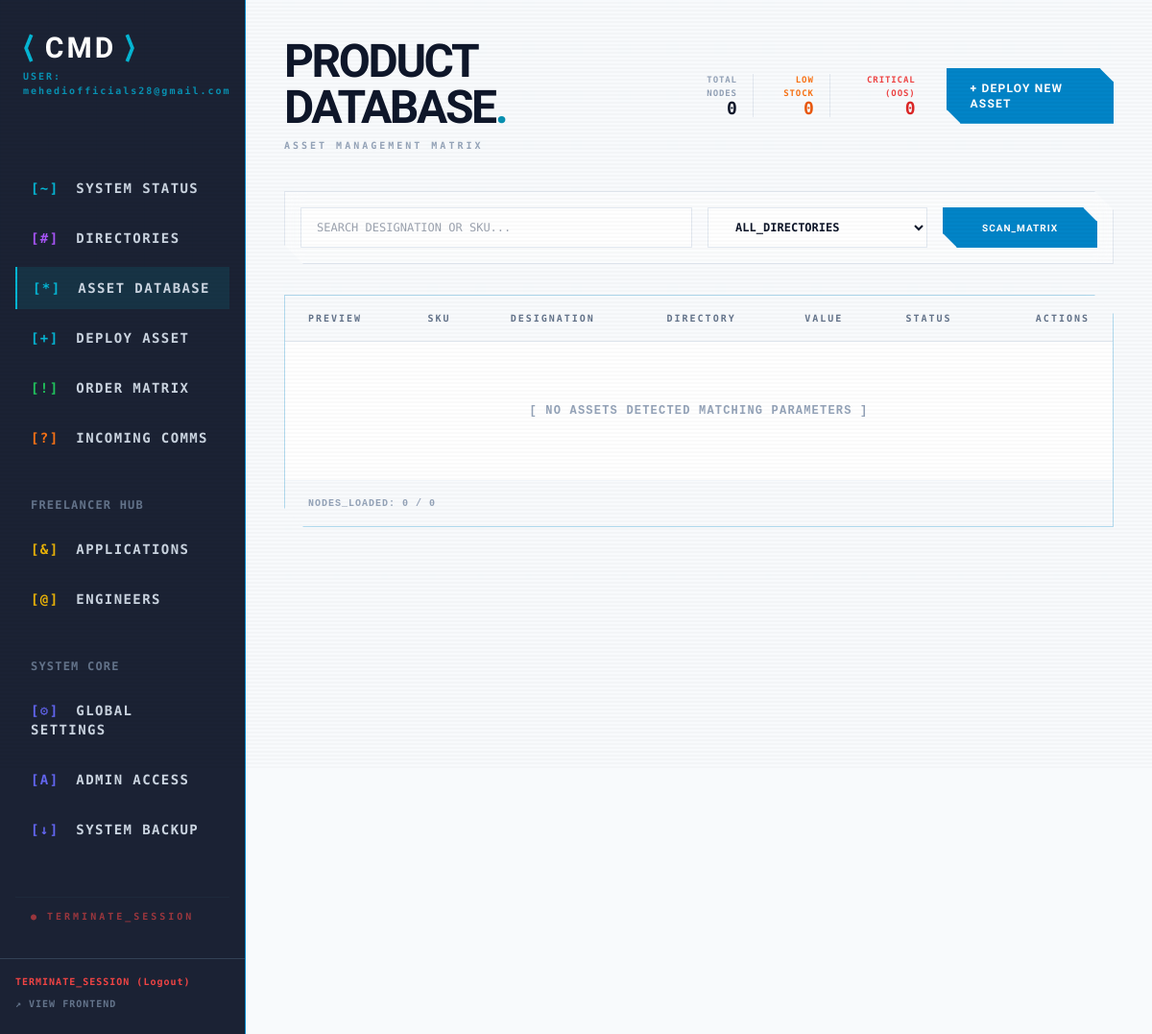
Page /admin/index.php?page=products (signed in) on the earlier database version.
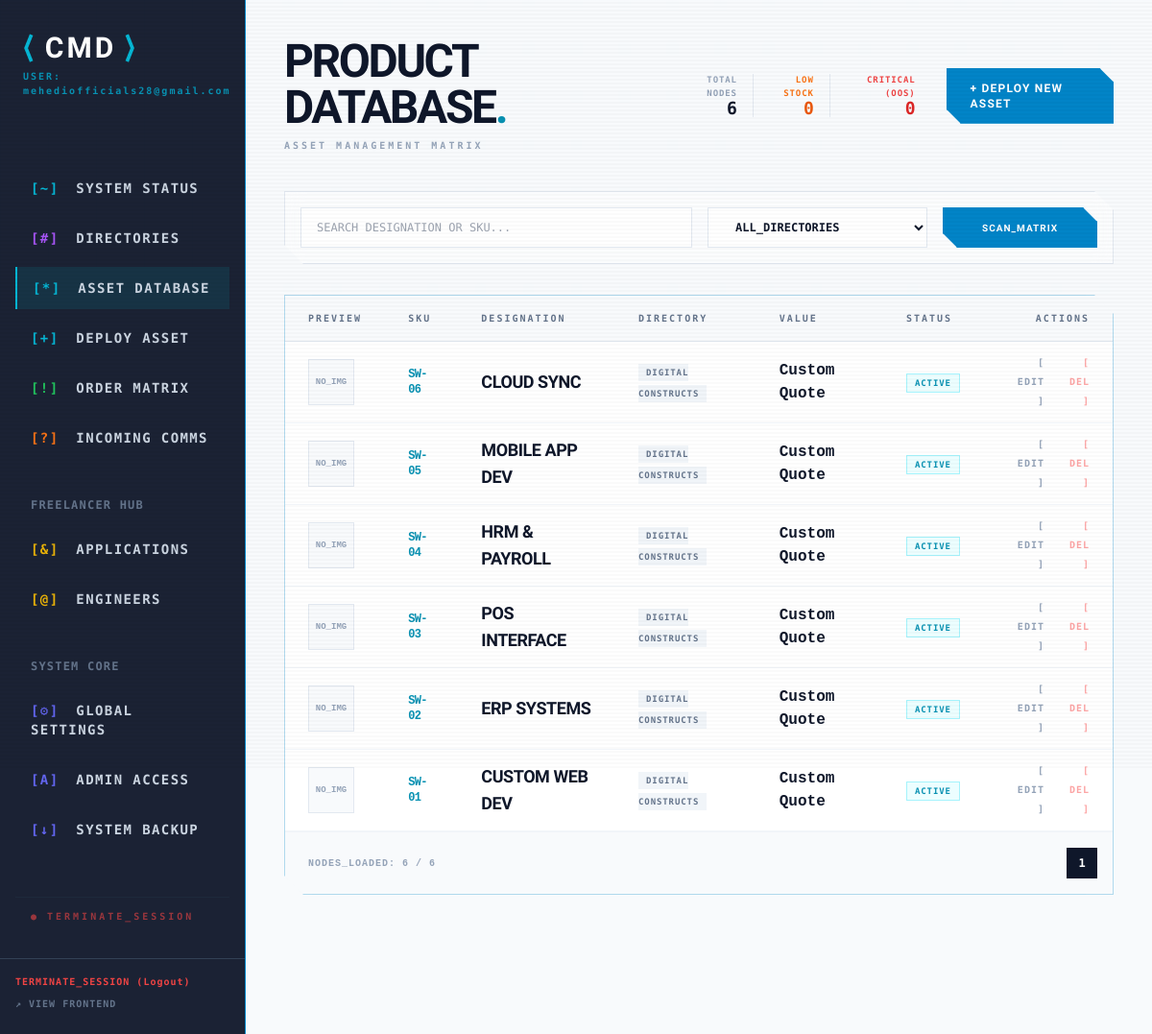
Same page on the later database version.
### tables this page shows
CREATE TABLE `products` (
  `id` int NOT NULL AUTO_INCREMENT,
  `category_id` int NOT NULL,
  `sku` varchar(50) NOT NULL,
  `name` varchar(100) NOT NULL,
  `slug` varchar(100) NOT NULL,
  `short_description` varchar(255) DEFAULT NULL,
  `list_description` json DEFAULT NULL,
  `full_description` text,
  `price_numeric` decimal(10,2) DEFAULT '0.00',
  `price_display` varchar(50) DEFAULT NULL,
  `icon` varchar(50) DEFAULT NULL,
  `image` varchar(255) DEFAULT NULL,
  `meta_title` varchar(150) DEFAULT NULL,
  `meta_description` text,
  `status` enum('Active','Maintenance','In Stock','Low Stock','Out of Stock','Hidden') DEFAULT 'Active',
  `created_at` timestamp NULL DEFAULT CURRENT_TIMESTAMP,
  `updated_at` timestamp NULL DEFAULT CURRENT_TIMESTAMP ON UPDATE CURRENT_TIMESTAMP,
  PRIMARY KEY (`id`),
  UNIQUE KEY `sku` (`sku`),
  UNIQUE KEY `slug` (`slug`),
  KEY `fk_product_category` (`category_id`),
  CONSTRAINT `fk_product_category`
    FOREIGN KEY (`category_id`) REFERENCES `categories` (`id`) ON DELETE CASCADE
);

CREATE TABLE `categories` (
  `id` int NOT NULL AUTO_INCREMENT,
  `name` varchar(100) NOT NULL,
  `slug` varchar(100) NOT NULL,
  `description` text,
  `status` enum('Active','Hidden') DEFAULT 'Active',
  `created_at` timestamp NULL DEFAULT CURRENT_TIMESTAMP,
  `updated_at` timestamp NULL DEFAULT CURRENT_TIMESTAMP ON UPDATE CURRENT_TIMESTAMP,
  PRIMARY KEY (`id`),
  UNIQUE KEY `slug` (`slug`)
);

### admin/pages/products.php (the view, shortened to what the rows shown need)
<?php
$limit = 20;
$page = isset($_GET['p']) ? (int)$_GET['p'] : 1;
$offset = ($page - 1) * $limit;
$search = $_GET['search'] ?? '';
$whereClauses = ["(p.name LIKE :s1 OR p.sku LIKE :s2)"];
$params = [
    ':s1' => "%$search%",
    ':s2' => "%$search%"
];
$whereSQL = "WHERE " . implode(" AND ", $whereClauses);
$stmt = $pdo->prepare("
    SELECT p.id, p.sku, p.name, p.price_display, p.status, p.image, c.name as category_name
    FROM products p
    JOIN categories c ON p.category_id = c.id
    $whereSQL
    ORDER BY p.id DESC
    LIMIT $limit OFFSET $offset
");
$stmt->execute($params);
$products = $stmt->fetchAll();
?>
<div class="flex flex-col lg:flex-row justify-between items-start lg:items-center gap-6 mb-10">
    <div>
        <h1 class="text-5xl font-robot font-bold text-slate-900 uppercase tracking-tighter">Product Database<span class="text-cyan-600">.</span></h1>
    </div>
</div>
<div class="sci-fi-card p-0 bg-white/80 backdrop-blur-md overflow-hidden shadow-sm">
    <table class="w-full text-left admin-table">
        <thead>
            <tr class="bg-slate-50 border-b border-slate-200">
                <th class="py-4 px-6 text-[10px] uppercase tracking-[0.2em] text-slate-500 font-bold">Preview</th>
                <th class="py-4 px-6 text-[10px] uppercase tracking-[0.2em] text-slate-500 font-bold">SKU</th>
                <th class="py-4 px-6 text-[10px] uppercase tracking-[0.2em] text-slate-500 font-bold">Designation</th>
                <th class="py-4 px-6 text-[10px] uppercase tracking-[0.2em] text-slate-500 font-bold">Directory</th>
                <th class="py-4 px-6 text-[10px] uppercase tracking-[0.2em] text-slate-500 font-bold">Value</th>
                <th class="py-4 px-6 text-[10px] uppercase tracking-[0.2em] text-slate-500 font-bold">Status</th>
                <th class="py-4 px-6 text-[10px] uppercase tracking-[0.2em] text-slate-500 font-bold text-right">Actions</th>
            </tr>
        </thead>
        <tbody class="text-sm font-bold text-slate-600">
            <?php foreach($products as $p): ?>
            <tr class="border-b border-slate-100 hover:bg-cyan-50/30 transition-colors group bg-white">
                <td class="py-3 px-6">
                    <div class="w-12 h-12 bg-slate-50 border border-slate-200 overflow-hidden flex items-center justify-center">
                        <?php if($p['image']): ?>
                            <img src="../uploads/<?= htmlspecialchars($p['image']) ?>" alt="Asset" class="w-full h-full object-cover">
                        <?php else: ?>
                            <span class="text-[9px] text-slate-400 font-mono">NO_IMG</span>
                        <?php endif; ?>
                    </div>
                </td>
                <td class="py-3 px-6 text-cyan-600 font-mono tracking-tighter text-xs">
                    <?= htmlspecialchars($p['sku']) ?>
                </td>
                <td class="py-3 px-6">
                    <div class="font-robot text-lg text-slate-900 group-hover:text-cyan-600 transition-colors tracking-tight uppercase">
                        <?= htmlspecialchars($p['name']) ?>
                    </div>
                </td>
                <td class="py-3 px-6">
                    <span class="text-[9px] px-2 py-1 bg-slate-100 text-slate-500 uppercase tracking-widest font-bold">
                        <?= htmlspecialchars($p['category_name']) ?>
                    </span>
                </td>
                <td class="py-3 px-6 font-mono text-slate-900 font-bold text-base">
                    <?= htmlspecialchars($p['price_display']) ?>
                </td>
                <td class="py-3 px-6">
                    <?php
                        $statusClass = "text-cyan-600 bg-cyan-50 border-cyan-200";
                    ?>
                    <span class="px-2 py-1 text-[9px] tracking-widest border font-black uppercase <?= $statusClass ?>">
                        <?= htmlspecialchars($p['status']) ?>
                    </span>
                </td>
                <td class="py-3 px-6 text-right">
                    <div class="flex justify-end gap-3">
                        <a href="?page=edit_product&id=<?= $p['id'] ?>" class="text-slate-400 hover:text-cyan-600 transition-colors text-[10px] font-bold uppercase tracking-widest">
                            [ Edit ]
                        </a>
                        <a href="?page=delete_product&id=<?= $p['id'] ?>&token=<?= htmlspecialchars($_SESSION['csrf_token']) ?>"
                           onclick="return confirm('CRITICAL WARNING: Purge this asset from the matrix permanently?');"
                           class="text-red-300 hover:text-red-600 transition-colors text-[10px] font-bold uppercase tracking-widest">
                            [ Del ]
                        </a>
                    </div>
                </td>
            </tr>
            <?php endforeach; ?>
        </tbody>
    </table>
</div>

Differences in the rows shown:
added products: shows "NO_IMG", sku "SW-06", name "CLOUD SYNC", category.name "DIGITAL CONSTRUCTS", price_display "Custom Quote", status "ACTIVE"
added products: shows "NO_IMG", sku "SW-05", name "MOBILE APP DEV", category.name "DIGITAL CONSTRUCTS", price_display "Custom Quote", status "ACTIVE"
added products: shows "NO_IMG", sku "SW-04", name "HRM & PAYROLL", category.name "DIGITAL CONSTRUCTS", price_display "Custom Quote", status "ACTIVE"
added products: shows "NO_IMG", sku "SW-03", name "POS INTERFACE", category.name "DIGITAL CONSTRUCTS", price_display "Custom Quote", status "ACTIVE"
added products: shows "NO_IMG", sku "SW-02", name "ERP SYSTEMS", category.name "DIGITAL CONSTRUCTS", price_display "Custom Quote", status "ACTIVE"
added products: shows "NO_IMG", sku "SW-01", name "CUSTOM WEB DEV", category.name "DIGITAL CONSTRUCTS", price_display "Custom Quote", status "ACTIVE"
Other differences:
$stats['total']: "0" → "6"
count($products): "0" → "6"
$total_products: "0" → "6"
new list line: "1"
text no longer shown: "[ NO ASSETS DETECTED MATCHING PARAMETERS ]"
